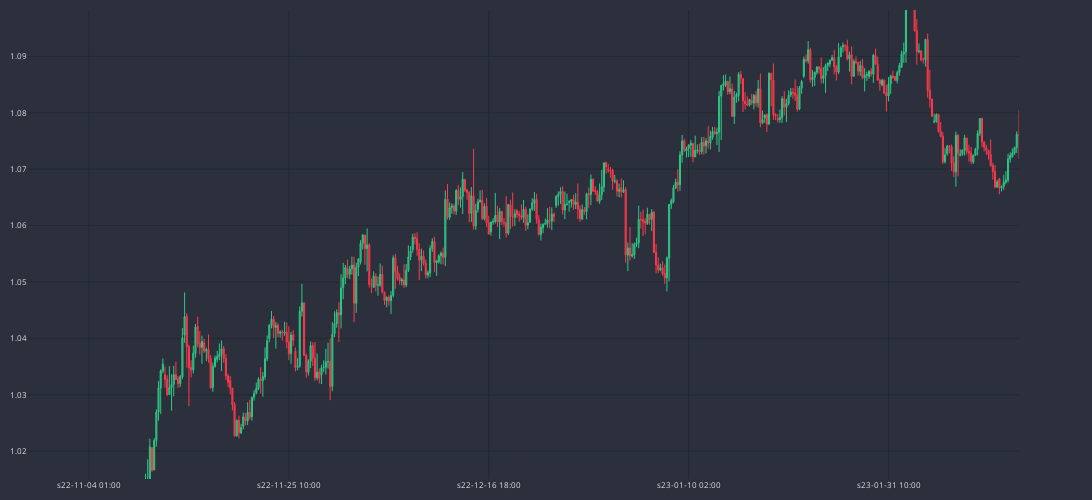

The code cell stored with this chart in its notebook:
### Code cell
cp = CandlePlot(df_h4, candles=True)
cp.show_plot(width=1100, height=500)

### Figure 1 — Plotly figure (JSON) as saved in the notebook; plotly's stock layout.template omitted (floating-point values rounded to 4 significant figures; data arrays with more than 128 entries replaced by an {"elided": "..."} marker saying what was removed)
{"data": [{"close": {"elided": "912 float values"}, "decreasing": {"fillcolor": "#CC2E3C", "line": {"color": "#FF3A4C"}}, "high": {"elided": "912 float values"}, "hovertext": {"elided": "912 int values"}, "increasing": {"fillcolor": "#24A06B", "line": {"color": "#2EC886"}}, "line": {"width": 1}, "low": {"elided": "912 float values"}, "opacity": 1, "open": {"elided": "912 float values"}, "type": "candlestick", "x": {"elided": "912 str values"}}], "layout": {"dragmode": "pan", "font": {"color": "#e1e1e1", "size": 8}, "height": 500, "margin": {"b": 10, "l": 10, "r": 10, "t": 10}, "paper_bgcolor": "#2c303c", "plot_bgcolor": "#2c303c", "width": 1100, "xaxis": {"anchor": "y", "autorange": false, "domain": [0, 0.94], "gridcolor": "#1f292f", "nticks": 5, "range": [247.9, 703.9], "rangeslider": {"visible": false, "yaxis": {}}, "type": "category"}, "yaxis": {"anchor": "x", "autorange": false, "domain": [0, 1], "gridcolor": "#1f292f", "range": [1.015, 1.098]}, "yaxis2": {"anchor": "x", "gridcolor": "#1f292f", "overlaying": "y", "side": "right"}}}
